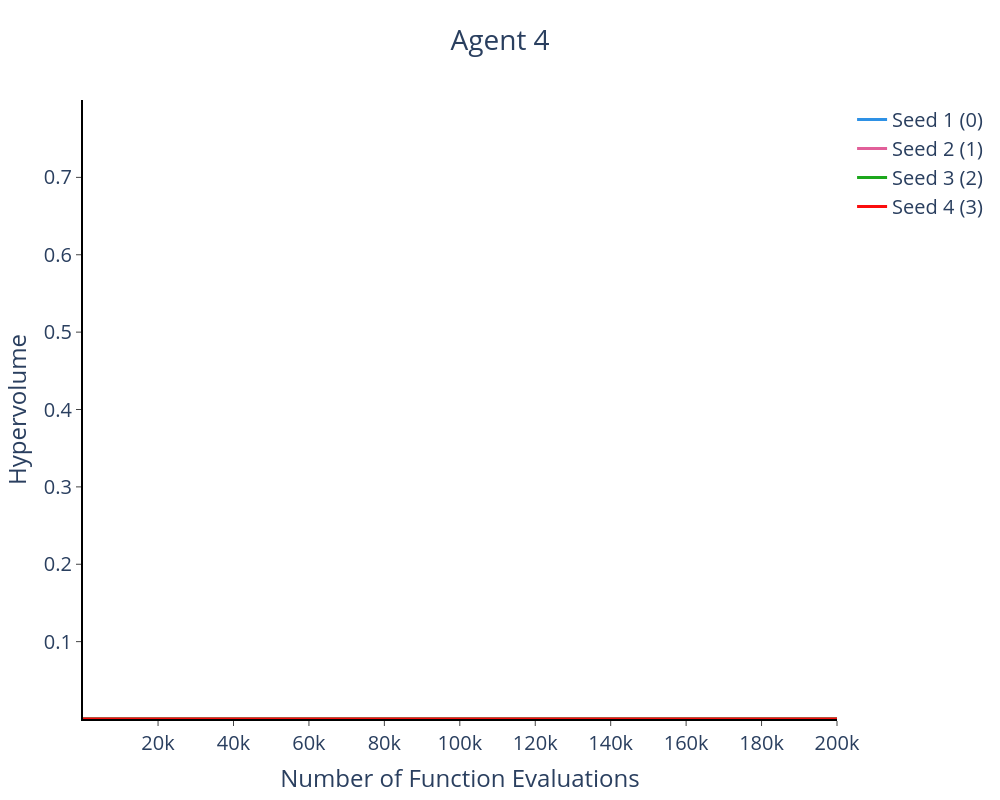
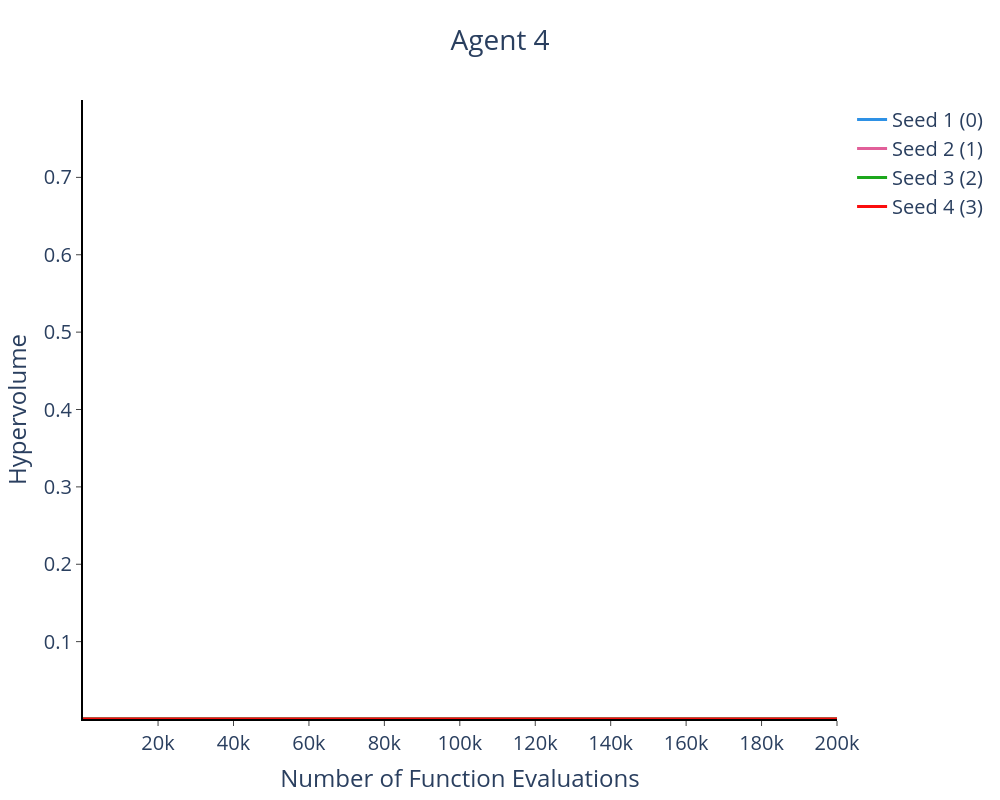
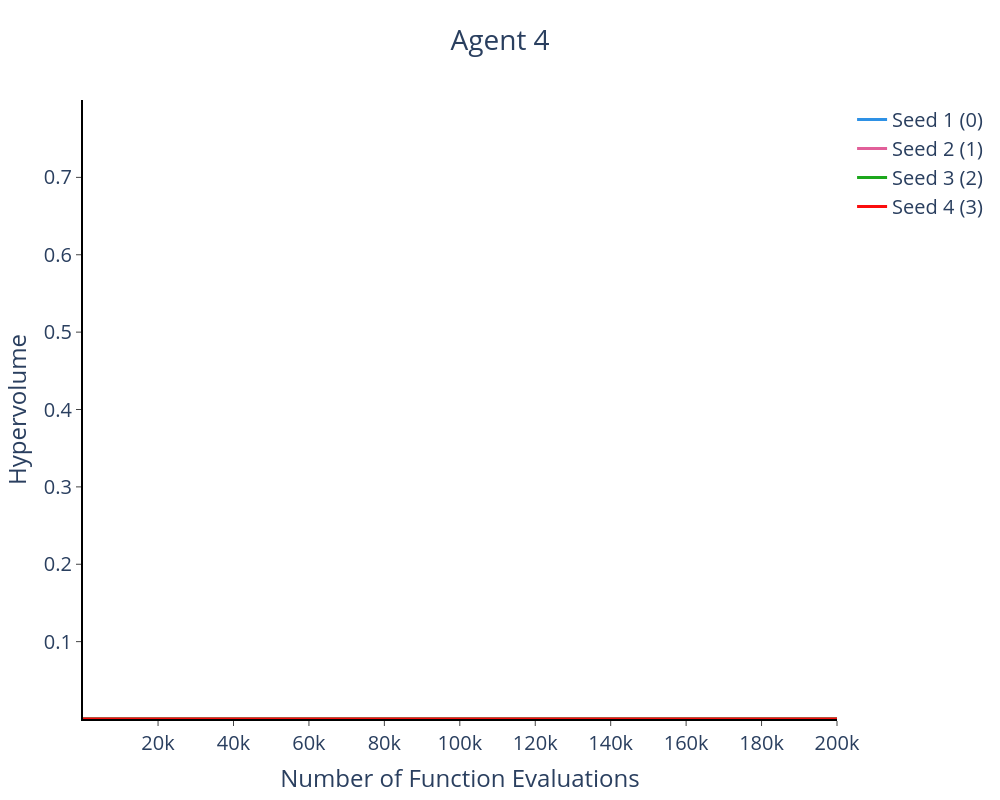

Notebook source saved alongside these figures, in order:
### Markdown cell above
#### 4d. Checking the Hypervolume of the Single-Agent Optimizations to test the convergence

### Code cell
# ── Section 4d-i: Extract archives via borg_archive_processor ────────────────
# Must run BEFORE hypervolume computation — same as joint run
# This extracts intermediate snapshots at every 10000 NFE step

from justice.util.pareto_nash_search import extract_final_csv_from_zip
from solvers.convergence.hypervolume import calculate_hypervolume_from_archives
from justice.util.visualizer import plot_hypervolume
import multiprocessing
import os
import pandas as pd

# Define all the paths again
base_path  = "data/temporary/MOMA_DATA/200k"
single_agent_path = f"{base_path}/SINGLE_AGENT_TESTS"



focal_policies = [9, 52, 86]
n_agents       = 5

for policy_idx in focal_policies:
    policy_dir = f"{single_agent_path}/policy_{policy_idx}"
    for agent_idx in range(n_agents):
        archive = (
            f"{single_agent_path}/policy_{policy_idx}/"
            f"mm_intermediate_agent_{agent_idx}.zip"
        )
        base_name = f"SingleAgent_{policy_idx}_agent{agent_idx}"

        if not os.path.exists(archive):
            print(f"  [SKIP] Not found: {archive}")
            continue

        print(f"\n  Processing policy={policy_idx}, agent={agent_idx}...")
        !python justice/util/borg_archive_processor.py \
            --archive "{archive}" \
            --base-name "{base_name}" \
            --step 10000 \
            --island-offset 0


# ── Section 4d-ii: Build raw reference set for hypervolume ───────────────────
# Uses ALL solutions from 200000.csv (no epsilon filtering) as global ref set

for policy_idx in focal_policies:
    policy_dir  = f"{single_agent_path}/policy_{policy_idx}"
    ref_set_dir = f"{policy_dir}/reference_sets"
    os.makedirs(ref_set_dir, exist_ok=True)

    for agent_idx in range(n_agents):
        archive  = f"{policy_dir}/mm_intermediate_agent_{agent_idx}.zip"
        out_path = f"{ref_set_dir}/raw_reference_set_agent_{agent_idx}.csv"

        if not os.path.exists(archive):
            print(f"  [SKIP] policy_{policy_idx} / agent_{agent_idx}: archive not found")
            continue

        df_raw = extract_final_csv_from_zip(archive)   # reuse helper from Section 4b
        if df_raw.empty:
            continue

        df_raw.to_csv(out_path, index=False)
        welfare_col = [c for c in df_raw.columns if c.startswith("macro_welfare_")][0]
        print(f"  policy_{policy_idx} / agent_{agent_idx}: "
              f"{len(df_raw)} rows → {out_path}  [{welfare_col}]")



# ── Section 4d-iii: Compute & Plot Hypervolumes ───────────────────────────────


plots_base = f"{base_path}/plots/single_agent_hypervolumes"

with multiprocessing.Pool() as pool:

    for policy_idx in focal_policies:
        policy_dir  = f"{single_agent_path}/policy_{policy_idx}"
        ref_set_dir = f"{policy_dir}/reference_sets"
        hv_dir      = f"{policy_dir}/hypervolumes"
        plots_dir   = f"{plots_base}/policy_{policy_idx}"

        os.makedirs(hv_dir,    exist_ok=True)
        os.makedirs(plots_dir, exist_ok=True)

        print(f"{'─'*72}")
        print(f"  POLICY {policy_idx}")
        print(f"{'─'*72}")

        hv_files_per_agent = {}

        for agent_idx in range(n_agents):
            ref_file    = f"raw_reference_set_agent_{agent_idx}.csv"
            ref_path    = f"{ref_set_dir}/{ref_file}"

            if not os.path.exists(ref_path):
                print(f"  Agent {agent_idx}: [SKIP] raw reference set not found")
                continue

            ref_df      = pd.read_csv(ref_path)
            welfare_col = [c for c in ref_df.columns if c.startswith("macro_welfare_")][0]
            base_name   = f"SingleAgent_{policy_idx}_agent{agent_idx}"

            # Find all extracted tar.gz files for this agent (one per seed)
            tar_files = sorted([
                f for f in os.listdir(policy_dir)
                if f.startswith(base_name) and f.endswith(".tar.gz")
            ])

            if not tar_files:
                print(f"  Agent {agent_idx}: [SKIP] no tar.gz found — "
                      f"run borg_archive_processor first")
                continue

            print(f"\n  Agent {agent_idx}  [{welfare_col}]  "
                  f"({len(tar_files)} seed(s))")

            agent_hv_files = []
            for tar_file in tar_files:
                print(f"    Computing HV: {tar_file}")
                calculate_hypervolume_from_archives(
                    list_of_objectives        = [welfare_col, "fraction_above_threshold"],
                    direction_of_optimization = ["max", "min"],
                    input_data_path           = policy_dir,
                    file_name                 = tar_file,
                    output_data_path          = hv_dir,
                    saving                    = True,
                    global_reference_set      = True,
                    global_reference_set_path = ref_set_dir,
                    global_reference_set_file = ref_file,
                    pool                      = pool,
                )
                hv_csv = tar_file.replace(".tar.gz", "_hv.csv")
                agent_hv_files.append(f"hypervolumes/{hv_csv}")

            hv_files_per_agent[agent_idx] = agent_hv_files

        # ── Plot all agents for this policy ───────────────────────────────────
        input_data_path_list = {
            f"Agent {i}": hv_files_per_agent[i]
            for i in hv_files_per_agent
        }

        fig = plot_hypervolume(
            path_to_data      = policy_dir,
            path_to_output    = plots_dir,
            input_data        = input_data_path_list,
            yaxis_upper_limit = 0.8,
            width             = 1000,
            height            = 800,
            fontsize          = 20,
            saving            = True,
        )
        # fig.show()
        print(f"\n  Plot saved: {plots_dir}")

print(f"\nDone. All plots under: {plots_base}")

### Figure 1 — Plotly figure (JSON) as saved in the notebook; plotly's stock layout.template omitted (floating-point values rounded to 4 significant figures)
{"data": [{"fill": "none", "line": {"color": "#2E91E5", "width": 3}, "mode": "lines", "name": "Seed 1 (0)", "type": "scatter", "x": [100, 10000, 20000, 30000, 40000, 50000, 60000, 70000, 80000, 90000, 100000, 110000, 120000, 130000, 140000, 150000, 160000, 170000, 180000, 190000, 200000], "y": [0.0, 0.0, 0.0, 0.0, 0.0, 0.0, 0.0, 0.0, 0.0, 0.0, 0.0, 0.0, 0.0, 0.0, 0.0, 0.0, 0.0, 0.0, 0.0, 0.0, 0.0]}, {"fill": "none", "line": {"color": "#E15F99", "width": 3}, "mode": "lines", "name": "Seed 2 (1)", "type": "scatter", "x": [100, 10000, 20000, 30000, 40000, 50000, 60000, 70000, 80000, 90000, 100000, 110000, 120000, 130000, 140000, 150000, 160000, 170000, 180000, 190000, 200000], "y": [0.0, 0.0, 0.0, 0.0, 0.0, 0.0, 0.0, 0.0, 0.0, 0.0, 0.0, 0.0, 0.0, 0.0, 0.0, 0.0, 0.0, 0.0, 0.0, 0.0, 0.0]}, {"fill": "none", "line": {"color": "#1CA71C", "width": 3}, "mode": "lines", "name": "Seed 3 (2)", "type": "scatter", "x": [100, 10000, 20000, 30000, 40000, 50000, 60000, 70000, 80000, 90000, 100000, 110000, 120000, 130000, 140000, 150000, 160000, 170000, 180000, 190000, 200000], "y": [0.0, 0.0, 0.0, 0.0, 0.0, 0.0, 0.0, 0.0, 0.0, 0.0, 0.0, 0.0, 0.0, 0.0, 0.0, 0.0, 0.0, 0.0, 0.0, 0.0, 0.0]}, {"fill": "none", "line": {"color": "#FB0D0D", "width": 3}, "mode": "lines", "name": "Seed 4 (3)", "type": "scatter", "x": [100, 10000, 20000, 30000, 40000, 50000, 60000, 70000, 80000, 90000, 100000, 110000, 120000, 130000, 140000, 150000, 160000, 170000, 180000, 190000, 200000], "y": [0.0, 0.0, 0.0, 0.0, 0.0, 0.0, 0.0, 0.0, 0.0, 0.0, 0.0, 0.0, 0.0, 0.0, 0.0, 0.0, 0.0, 0.0, 0.0, 0.0, 0.0]}], "layout": {"font": {"size": 20}, "height": 800, "title": {"text": "Agent 4", "x": 0.5}, "width": 1000, "xaxis": {"linecolor": "black", "linewidth": 2, "showgrid": false, "showline": true, "tickfont": {"size": 20}, "ticks": "outside", "title": {"text": "Number of Function Evaluations"}}, "yaxis": {"linecolor": "black", "linewidth": 2, "range": [0, 0.8], "showgrid": false, "showline": true, "tickfont": {"size": 20}, "ticks": "outside", "tickvals": [0.1, 0.2, 0.3, 0.4, 0.5, 0.6, 0.7], "title": {"text": "Hypervolume"}}}}

### Figure 2 — Plotly figure (JSON) as saved in the notebook; plotly's stock layout.template omitted (floating-point values rounded to 4 significant figures)
{"data": [{"fill": "none", "line": {"color": "#2E91E5", "width": 3}, "mode": "lines", "name": "Seed 1 (0)", "type": "scatter", "x": [100, 10000, 20000, 30000, 40000, 50000, 60000, 70000, 80000, 90000, 100000, 110000, 120000, 130000, 140000, 150000, 160000, 170000, 180000, 190000, 200000], "y": [0.0, 0.0, 0.0, 0.0, 0.0, 0.0, 0.0, 0.0, 0.0, 0.0, 0.0, 0.0, 0.0, 0.0, 0.0, 0.0, 0.0, 0.0, 0.0, 0.0, 0.0]}, {"fill": "none", "line": {"color": "#E15F99", "width": 3}, "mode": "lines", "name": "Seed 2 (1)", "type": "scatter", "x": [100, 10000, 20000, 30000, 40000, 50000, 60000, 70000, 80000, 90000, 100000, 110000, 120000, 130000, 140000, 150000, 160000, 170000, 180000, 190000, 200000], "y": [0.0, 0.0, 0.0, 0.0, 0.0, 0.0, 0.0, 0.0, 0.0, 0.0, 0.0, 0.0, 0.0, 0.0, 0.0, 0.0, 0.0, 0.0, 0.0, 0.0, 0.0]}, {"fill": "none", "line": {"color": "#1CA71C", "width": 3}, "mode": "lines", "name": "Seed 3 (2)", "type": "scatter", "x": [100, 10000, 20000, 30000, 40000, 50000, 60000, 70000, 80000, 90000, 100000, 110000, 120000, 130000, 140000, 150000, 160000, 170000, 180000, 190000, 200000], "y": [0.0, 0.0, 0.0, 0.0, 0.0, 0.0, 0.0, 0.0, 0.0, 0.0, 0.0, 0.0, 0.0, 0.0, 0.0, 0.0, 0.0, 0.0, 0.0, 0.0, 0.0]}, {"fill": "none", "line": {"color": "#FB0D0D", "width": 3}, "mode": "lines", "name": "Seed 4 (3)", "type": "scatter", "x": [100, 10000, 20000, 30000, 40000, 50000, 60000, 70000, 80000, 90000, 100000, 110000, 120000, 130000, 140000, 150000, 160000, 170000, 180000, 190000, 200000], "y": [0.0, 0.0, 0.0, 0.0, 0.0, 0.0, 0.0, 0.0, 0.0, 0.0, 0.0, 0.0, 0.0, 0.0, 0.0, 0.0, 0.0, 0.0, 0.0, 0.0, 0.0]}], "layout": {"font": {"size": 20}, "height": 800, "title": {"text": "Agent 4", "x": 0.5}, "width": 1000, "xaxis": {"linecolor": "black", "linewidth": 2, "showgrid": false, "showline": true, "tickfont": {"size": 20}, "ticks": "outside", "title": {"text": "Number of Function Evaluations"}}, "yaxis": {"linecolor": "black", "linewidth": 2, "range": [0, 0.8], "showgrid": false, "showline": true, "tickfont": {"size": 20}, "ticks": "outside", "tickvals": [0.1, 0.2, 0.3, 0.4, 0.5, 0.6, 0.7], "title": {"text": "Hypervolume"}}}}

### Figure 3 — Plotly figure (JSON) as saved in the notebook; plotly's stock layout.template omitted (floating-point values rounded to 4 significant figures)
{"data": [{"fill": "none", "line": {"color": "#2E91E5", "width": 3}, "mode": "lines", "name": "Seed 1 (0)", "type": "scatter", "x": [100, 10000, 20000, 30000, 40000, 50000, 60000, 70000, 80000, 90000, 100000, 110000, 120000, 130000, 140000, 150000, 160000, 170000, 180000, 190000, 200000], "y": [0.0, 0.0, 0.0, 0.0, 0.0, 0.0, 0.0, 0.0, 0.0, 0.0, 0.0, 0.0, 0.0, 0.0, 0.0, 0.0, 0.0, 0.0, 0.0, 0.0, 0.0]}, {"fill": "none", "line": {"color": "#E15F99", "width": 3}, "mode": "lines", "name": "Seed 2 (1)", "type": "scatter", "x": [100, 10000, 20000, 30000, 40000, 50000, 60000, 70000, 80000, 90000, 100000, 110000, 120000, 130000, 140000, 150000, 160000, 170000, 180000, 190000, 200000], "y": [0.0, 0.0, 0.0, 0.0, 0.0, 0.0, 0.0, 0.0, 0.0, 0.0, 0.0, 0.0, 0.0, 0.0, 0.0, 0.0, 0.0, 0.0, 0.0, 0.0, 0.0]}, {"fill": "none", "line": {"color": "#1CA71C", "width": 3}, "mode": "lines", "name": "Seed 3 (2)", "type": "scatter", "x": [100, 10000, 20000, 30000, 40000, 50000, 60000, 70000, 80000, 90000, 100000, 110000, 120000, 130000, 140000, 150000, 160000, 170000, 180000, 190000, 200000], "y": [0.0, 0.0, 0.0, 0.0, 0.0, 0.0, 0.0, 0.0, 0.0, 0.0, 0.0, 0.0, 0.0, 0.0, 0.0, 0.0, 0.0, 0.0, 0.0, 0.0, 0.0]}, {"fill": "none", "line": {"color": "#FB0D0D", "width": 3}, "mode": "lines", "name": "Seed 4 (3)", "type": "scatter", "x": [100, 10000, 20000, 30000, 40000, 50000, 60000, 70000, 80000, 90000, 100000, 110000, 120000, 130000, 140000, 150000, 160000, 170000, 180000, 190000, 200000], "y": [0.0, 0.0, 0.0, 0.0, 0.0, 0.0, 0.0, 0.0, 0.0, 0.0, 0.0, 0.0, 0.0, 0.0, 0.0, 0.0, 0.0, 0.0, 0.0, 0.0, 0.0]}], "layout": {"font": {"size": 20}, "height": 800, "title": {"text": "Agent 4", "x": 0.5}, "width": 1000, "xaxis": {"linecolor": "black", "linewidth": 2, "showgrid": false, "showline": true, "tickfont": {"size": 20}, "ticks": "outside", "title": {"text": "Number of Function Evaluations"}}, "yaxis": {"linecolor": "black", "linewidth": 2, "range": [0, 0.8], "showgrid": false, "showline": true, "tickfont": {"size": 20}, "ticks": "outside", "tickvals": [0.1, 0.2, 0.3, 0.4, 0.5, 0.6, 0.7], "title": {"text": "Hypervolume"}}}}
